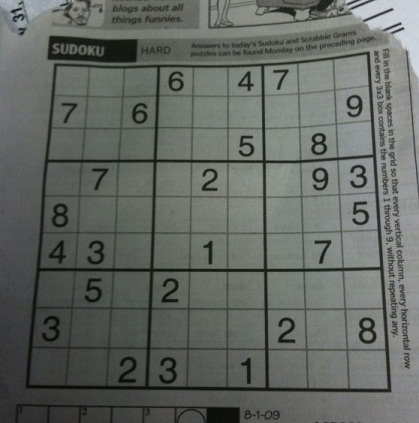
#> input picture thuctapai/2.OpenCV/2.2. Image Processing in OpenCV/sodoku.jpg, 419 x 423 px
$ jupyter execute '2.2.5. Image Gradients.ipynb'
#> lines starting #> are read from the running program, lines starting #| are printed output that depends on the picture; after the words box and inside, x2 and y2 are one past the last pixel; in counts of white or black regions, pixels touching at a corner belong together
<h3>Gradient của ảnh là gì? <h3>

Trước tiên ta phải dịch từ Gradient trong tiếng Anh là gì đã, gradient nghĩa là độ dốc. Trong xử lý ảnh, độ dốc (tức gradient) đang nói đến ở đây chính là độ dốc về mức sáng. Hay nói cách khác chính là sự thay đổi các giá trị pixel trong ảnh.

Vùng ảnh trơn (smooth) thì các pixel trong vùng ảnh đó có giá trị xấp xỉ / gần bằng nhau, vì vậy khi tính toán đạo hàm sẽ gần bằng zero. Đạo hàm bằng 0 thể hiện không có biến thiên về giá trị (mức sáng) (tham khảo bài viết Ý nghĩa Đạo Hàm). Điều này có nghĩa là độ dốc của các pixel trong vùng ảnh trơn gần bằng zero. Đạo hàm dương tại một pixel thể hiện rằng biến thiên mức sáng đang ở chiều hướng đi lên, ngược lại đạo hàm âm tại một pixel cho biết biên thiên mức sáng tại đó đang giảm dần. Nói tóm gọn lại gradient của ảnh chính là đạo hàm ảnh.

[cell 1]
import numpy as np
import cv2 as cv
from matplotlib import pyplot as plt

___1. Laplacian___

Laplacian là thước đo đẳng hướng 2-D của đạo hàm không gian thứ 2 của một hình ảnh. Laplacian của một hình ảnh làm nổi bật các vùng thay đổi cường độ nhanh chóng và do đó thường được sử dụng để phát hiện cạnh (xem bộ phát hiện cạnh cắt bằng không ). Laplacian thường được áp dụng cho một hình ảnh lần đầu tiên được làm mịn bằng một cái gì đó xấp xỉ với bộ lọc làm mịn Gauss để giảm độ nhạy của nó với nhiễu, và do đó hai biến thể sẽ được mô tả cùng nhau ở đây. Toán tử thường lấy một hình ảnh graylevel duy nhất làm đầu vào và tạo ra một hình ảnh graylevel khác làm đầu ra.

[cell 2]
img = cv.imread('sodoku.jpg',2)
#> img: shape (423, 419); min 5, max 218, mean 101.9
laplacian2 = cv.Laplacian(img,cv.CV_64F)
blur = cv.GaussianBlur(img,(3,3),3)
laplacian1 = cv.Laplacian(blur,cv.CV_64F)
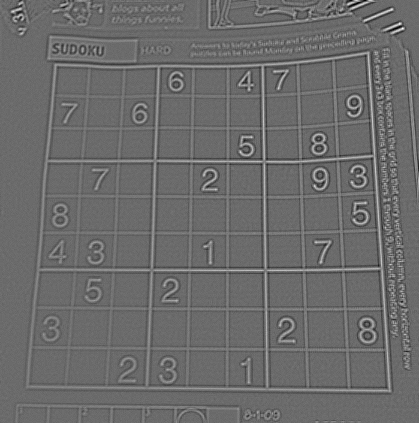
#> laplacian1: shape (423, 419) float64; min -64, max 88, mean 0; drawn with min black and max white
cv.imshow("img",img)
cv.imshow("blur",blur)
cv.imshow("laplacian1",laplacian1)
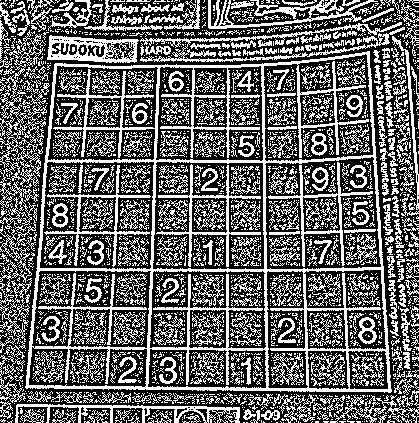
#> window 'laplacian1': shape (423, 419); 39.5% white in thin lines or dots
cv.imshow("laplacian2",laplacian2)
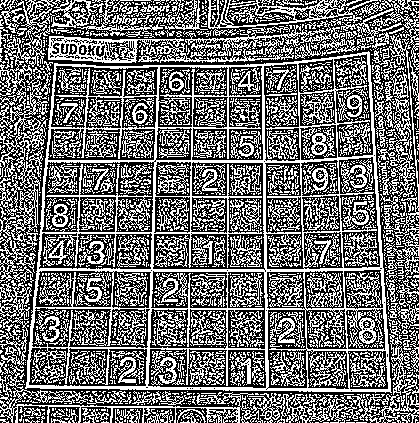
#> window 'laplacian2': shape (423, 419); 44% white in thin lines or dots
cv.waitKey(0)

___2. Sobel___

Nó là một toán tử phân biệt rời rạc , tính toán xấp xỉ gradientcủa hàm cường độ ảnh. Tại mỗi điểm trong hình ảnh, kết quả của toán tử Sobel-Feldman là vectơ gradient tương ứng hoặc chuẩn của vectơ này. Toán tử Sobel-Feldman dựa trên việc biến đổi hình ảnh với một bộ lọc nhỏ, có thể phân tách và có giá trị số nguyên theo hướng ngang và dọc và do đó tương đối rẻ về mặt tính toán. Mặt khác, xấp xỉ gradient mà nó tạo ra tương đối thô, đặc biệt đối với các biến thể tần số cao trong hình ảnh.

[cell 3]
sobelx = cv.Sobel(img,cv.CV_64F,1,0,ksize=1)
sobely = cv.Sobel(img,cv.CV_64F,0,1,ksize=1)
sobelx1 = cv.Sobel(blur,cv.CV_64F,1,0,ksize=1)
sobely1 = cv.Sobel(blur,cv.CV_64F,0,1,ksize=1)
cv.imshow("sobelx",sobelx)
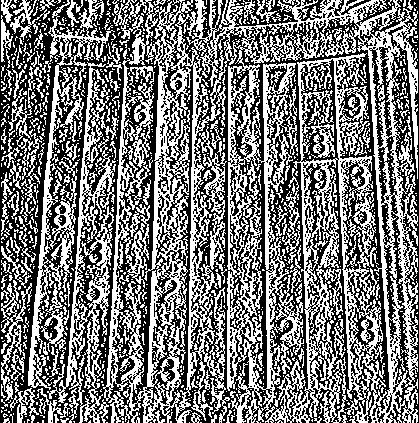
#> window 'sobelx': shape (423, 419); 47.2% white in thin lines or dots
cv.imshow("sobely",sobely)
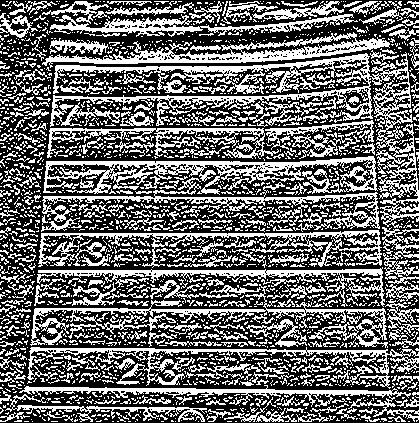
#> window 'sobely': shape (423, 419); 41.6% white in thin lines or dots
cv.imshow("sobelx1",sobelx1)
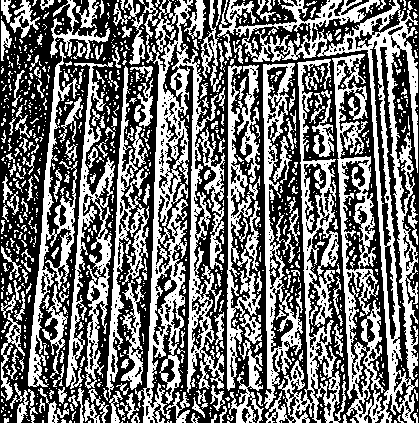
#> window 'sobelx1': shape (423, 419); 45.1% white; 1022 white regions (807 under 20 px), largest, box (x1, y1, x2, y2) and area: (217, 0, 418, 423) 18092, (135, 0, 225, 423) 12706, (265, 59, 346, 423) 6194
cv.imshow("sobely1",sobely1)
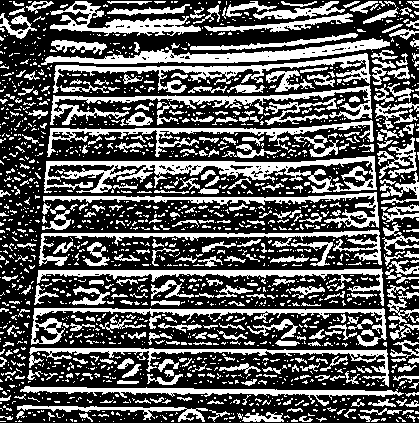
#> window 'sobely1': shape (423, 419); 36% white; 1795 white regions (1436 under 20 px), largest, box (x1, y1, x2, y2) and area: (44, 156, 377, 193) 4349, (41, 38, 390, 65) 2906, (53, 53, 371, 93) 2558
cv.waitKey(0)

___One Important Matter!___

Chuyển đổi Đen sang Trắng được coi là độ dốc Dương (nó có giá trị dương) trong khi chuyển đổi Trắng sang Đen được coi là độ dốc Âm (Nó có giá trị âm). Vì vậy, khi bạn chuyển đổi dữ liệu thành np.uint8, tất cả các độ dốc âm đều bằng không. Nói một cách dễ hiểu, bạn bỏ lỡ lợi thế đó.

Nếu bạn muốn phát hiện cả hai cạnh, tùy chọn tốt hơn là giữ kiểu dữ liệu đầu ra thành một số dạng cao hơn, như cv.CV_16S, cv.CV_64F, v.v., lấy giá trị tuyệt đối của nó và sau đó chuyển đổi trở lại cv.CV_8U. Đoạn mã dưới đây minh họa quy trình này cho bộ lọc Sobel ngang và sự khác biệt trong kết quả.

[cell 4]
img = cv.imread('origin.jpg',0)
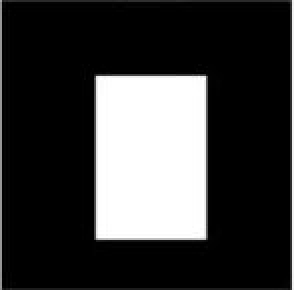
#> input picture thuctapai/2.OpenCV/2.2. Image Processing in OpenCV/origin.JPG, 147 x 145 px, found by its file name (shown 2 times larger)
#> img is the input picture: shape (145, 147); min 0, max 255, mean 58
# Output dtype = cv.CV_8U
sobelx8u = cv.Sobel(img,cv.CV_8U,1,0,ksize=5)
# Output dtype = cv.CV_64F. Then take its absolute and convert to cv.CV_8U
sobelx64f = cv.Sobel(img,cv.CV_64F,1,0,ksize=5)
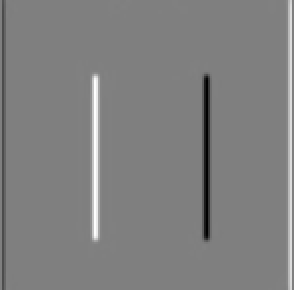
#> sobelx64f: shape (145, 147) float64 (shown 2 times larger); min -11604, max 11523, mean 47.5; drawn with min black and max white
abs_sobel64f = np.absolute(sobelx64f)
sobel_8u = np.uint8(abs_sobel64f)
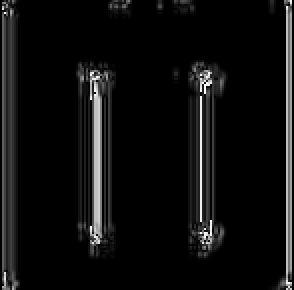
#> sobel_8u: shape (145, 147) (shown 2 times larger); min 0, max 255, mean 14.6
plt.subplot(1,3,1),plt.imshow(img,cmap = 'gray')
plt.title('Original'), plt.xticks([]), plt.yticks([])
plt.subplot(1,3,2),plt.imshow(sobelx8u,cmap = 'gray')
plt.title('Sobel CV_8U'), plt.xticks([]), plt.yticks([])
plt.subplot(1,3,3),plt.imshow(sobel_8u,cmap = 'gray')
plt.title('Sobel abs(CV_64F)'), plt.xticks([]), plt.yticks([])
plt.show()
